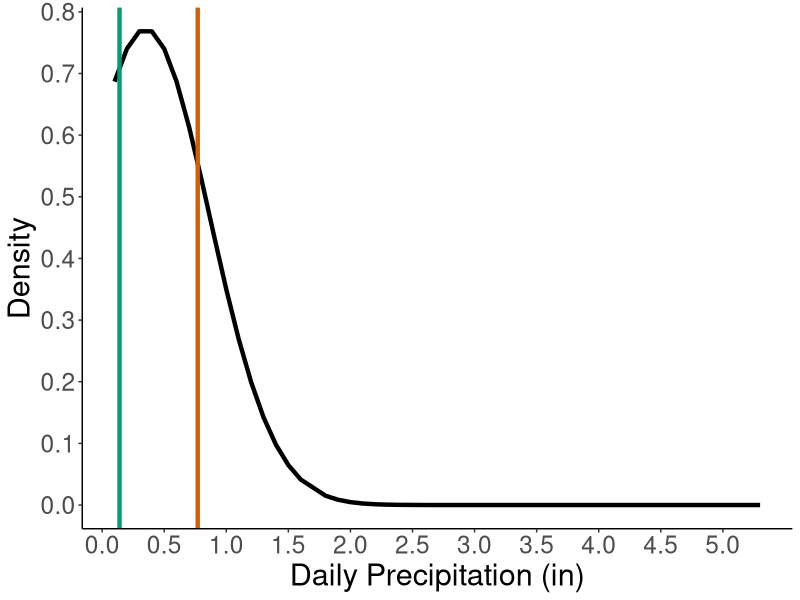

R code for this plot:
## ---- chunk 1
library(lubridate)
library(tidyverse)
library(ggpubr)
library(here)
library(RColorBrewer)
## ---- chunk 2
## read in wailupe precip data from NOAA
wailupe_77_rain <- read.csv(here("climate_change_data", "probabilty_distribution", "NOAA_WailupeHawaiiKai_77.csv"))

##Use lubridate to clean up the dates and times
wailupe_77_rain$DATE <- ymd(wailupe_77_rain$DATE)

## ---- chunk 3
## for wailupe 1977-2014
wailupe_tidy_77 <- wailupe_77_rain %>% 
  rename(station = STATION, station_name = STATION_NAME, elevation = ELEVATION, 
         lat = LATITUDE, lon = LONGITUDE, date = DATE, time = TIME, qgag = QGAG, 
         qgag_flag = Measurement.Flag, qgag_qual = Quality.Flag, qgag_units = Units, 
         qpcp = QPCP, qpcp_flag = Measurement.Flag.1, qpcp_qual = Quality.Flag.1, 
         qpcp_units = Units.1) %>% #renames columns
  filter(station_name == "WAILUPE VALLEY SCHOOL 723.6 HI US") %>% #filter to Wailupe gauge only
  filter(qpcp != "-9999",
         qpcp != "999",
         qpcp != "999.99",
         qpcp_flag != "g",
         qpcp_flag != "{",
         qpcp_flag != "}",
         qpcp_flag != "[",
         qpcp_flag != "]",
         qgag != "-9999.00",
         qgag != "-9999",
         qgag_flag != "g",
         qgag_flag != "V",
         qgag_flag != "P",
         qgag_flag != "{",
         qgag_flag != "}",
         qgag_flag != "[",
         qgag_flag != "]") ## removes all flagged data


## daily total precip
wailupe_daily_77 <- wailupe_tidy_77 %>%  
  group_by(date) %>%
  summarize(
    daily_pcp = sum(qpcp),
    daily_vol = sum(qgag)) ## gives total summed precip data per day. HT is given in inches.

wailupe_daily_77$date <- ymd(wailupe_daily_77$date)
## ---- chunk 4

z=wailupe_daily_77$daily_pcp

dStandardNormal <- data.frame(daily_pcp=z,
                               Density=dnorm(z, mean=0.3498252, sd=0.5167536),
                               Distribution=pnorm(z, mean=0.3498252, sd=0.5167536),
                              Quantile = qnorm(z, mean=0.3498252, sd=0.5167536))  

## add color pallete 
cbp2 <- c("#000000", "#009E73",
           "#D55E00")

## plot density distribution plot
pdf_plot_density <- ggplot(data=dStandardNormal, aes(x=daily_pcp, y= Density)) +
  geom_line(size=1.5) +
  theme_classic() +
  labs(x= "Daily Precipitation (in)") +
  geom_vline(xintercept = 0.77, linetype="solid", 
                color = "#D55E00", size=1.5) +
  geom_vline(xintercept = 0.14, linetype="solid", 
                color = "#009E73", size=1.5) +
  # annotate("text", x = 4.75, y = 0.75, label = "Max MCF * avg pcp", color = "#D55E00", size =5) +
  # annotate("text", x = 4.75, y = 0.70, label = "Min MCF * avg pcp", color = "#009E73",size =5) +
    theme(text = element_text(size=22)) +
scale_x_continuous(breaks=seq(0,5,0.5)) +
scale_y_continuous(breaks=seq(0,0.8,0.1))

pdf_plot_density

#  ggsave('pdf_MCF.png', pdf_plot_density, width = 16, height = 9, units = "in")

